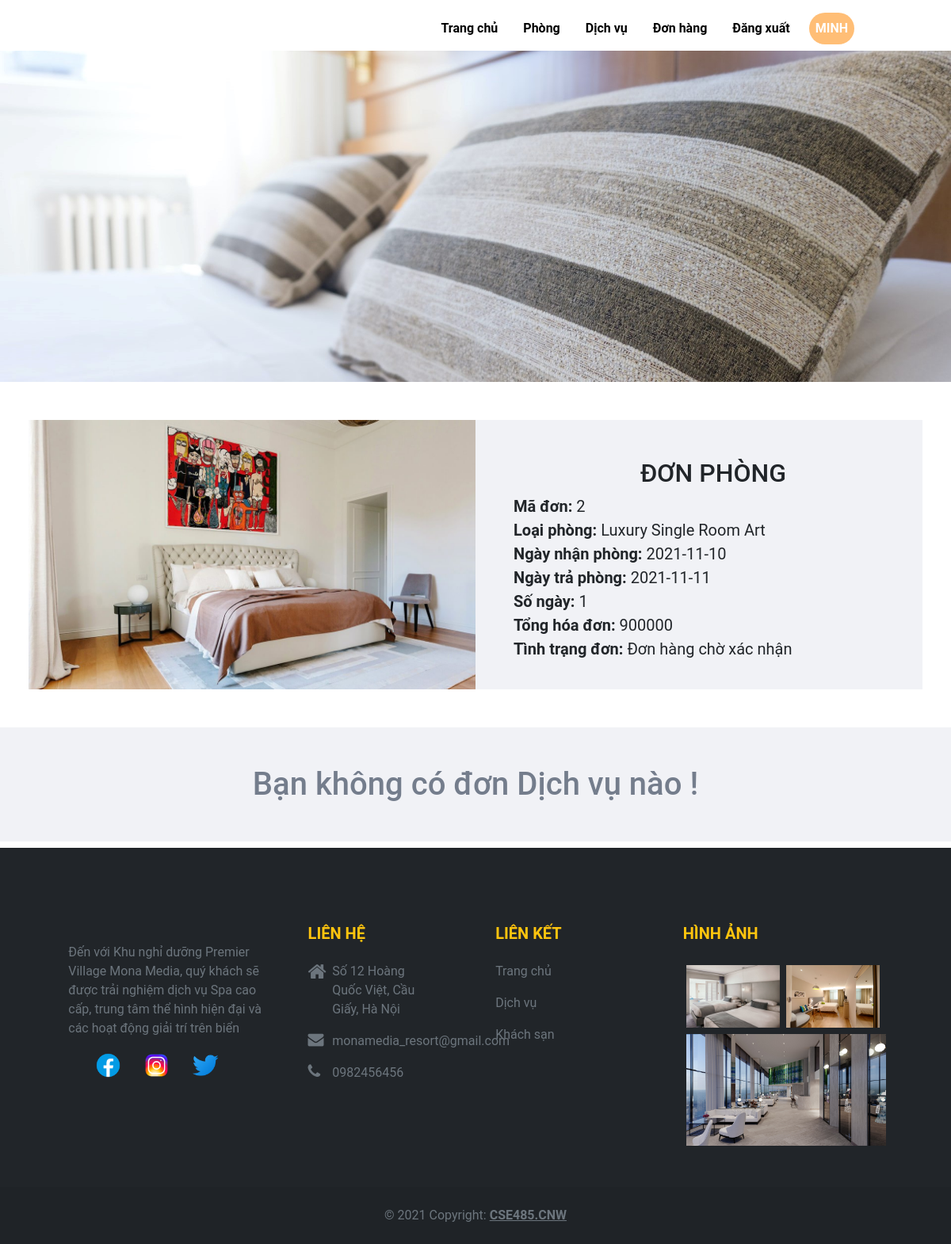
Screenshot of /src/hotel_booking/user/cus-order.php (signed in) with the database file from the repository.
### tables this page shows
CREATE TABLE `tb_order_rooms` (
  `ordroom_id` int(10) UNSIGNED NOT NULL,
  `ordroom_total` int(10) NOT NULL,
  `ordroom_total_day` int(10) NOT NULL,
  `ordroom_start` date NOT NULL,
  `ordroom_end` date NOT NULL,
  `ordroom_status` tinyint(1) NOT NULL DEFAULT '0',
  `room_id` int(10) UNSIGNED DEFAULT NULL,
  `cus_id` int(10) UNSIGNED DEFAULT NULL
);

CREATE TABLE `tb_rooms` (
  `room_id` int(10) UNSIGNED NOT NULL,
  `room_type` varchar(50) NOT NULL,
  `room_size` varchar(10) NOT NULL,
  `room_description` varchar(255) NOT NULL,
  `room_price` int(11) NOT NULL,
  `room_amount_people` int(10) NOT NULL,
  `room_image` varchar(255) NOT NULL
);

### src/hotel_booking/user/cus-order.php (the view, shortened to what this page needs)
<?php
    include ('header.php');
    include ('../config.php');
?>
    <main>
        <div class="header-inner">
            <img src="../images/show-order1.jpg" class="d-block w-100 h-100" alt="">
        </div>
            <?php
            if(isset($_SESSION['loginUserOK'])){
            $id = $_SESSION['idCus'];}
            $sql = "SELECT o.ordroom_id,o.ordroom_total,o.ordroom_total_day,o.ordroom_start,o.ordroom_end,o.ordroom_status,r.room_type,r.room_image
            FROM  tb_order_rooms o ,tb_rooms r
            WHERE  o.room_id = r.room_id AND o.cus_id =$id";
            $result = mysqli_query($conn,$sql);
                if(mysqli_num_rows($result)>0){
                    while($row=mysqli_fetch_assoc($result)){
                        $ordroom_id=$row['ordroom_id'];
                        $room_type=$row['room_type'];
                        $ordroom_start=$row['ordroom_start'];
                        $ordroom_end=$row['ordroom_end'];
                        $ordroom_total_day=$row['ordroom_total_day'];
                        $ordroom_total=$row['ordroom_total'];
                        $ordroom_status=$row['ordroom_status'];
                        $room_image =$row['room_image'];
            ?>
            <div class = "container-fluid p-5">
                <div class = "row">
                    <div class="col-6 px-0">
                        <?php
                            if($room_image == ""){
                                echo "<div class='error'>Image not Available.</div>";
                            }else{
                                echo '<img src="../images/'.$room_image.'" alt="" class = "img-fluid "> ';
                            }
                        ?>
                    </div>
                    <div class="col-6 ps-5" style="background-color:#f1f2f6;">
                        <div>
                            <h2 class="text-center pt-5">ĐƠN PHÒNG</h2>
                        </div>
                        <div class="fs-5 px-0">
                            <label for="" class="fw-bold">Mã đơn: </label> <?php echo $ordroom_id;?><br />
                            <label for="" class="fw-bold">Loại phòng: </label> <?php echo $room_type;?><br />
                            <label for="" class="fw-bold">Ngày nhận phòng: </label> <?php echo $ordroom_start;?><br />
                            <label for="" class="fw-bold">Ngày trả phòng: </label> <?php echo $ordroom_end;?><br />
                            <label for="" class="fw-bold">Số ngày: </label> <?php echo $ordroom_total_day;?><br />
                            <label for="" class="fw-bold">Tổng hóa đơn: </label> <?php echo $ordroom_total;?><br />
                            <?php
                                if($ordroom_status){
                                    echo'<label for="" class="fw-bold">Tình trạng đơn: </label> Đơn hàng đã xác nhận<br />';
                                }else{
                                    echo'<label for="" class="fw-bold">Tình trạng đơn:</label> Đơn hàng chờ xác nhận<br />';
                                }
                            ?>
                        </div>
                    </div>
                </div>
            </div>
            <?php }}else{
                echo'<h1 for="" class=" text-center p-5 mb-0" style="background-color:#f1f2f6; color:#747d8c;">Bạn không có đơn Phòng nào !</h1>';
            } ?>
            <?php
            if(isset($_SESSION['loginUserOK'])){
            $id = $_SESSION['idCus'];}
            $sql = "SELECT o.ordser_id,o.ordser_total,o.ordser_total_day,o.ordser_start,o.ordser_end,o.ordser_status,s.ser_name,s.ser_image
            FROM  tb_order_services o ,tb_services s
            WHERE  o.ser_id = s.ser_id AND o.cus_id =$id";
            $result = mysqli_query($conn,$sql);
                if(mysqli_num_rows($result)>0){
                    while($row=mysqli_fetch_assoc($result)){
                        $ordser_id=$row['ordser_id'];
                        $ser_name=$row['ser_name'];
                        $ordser_start=$row['ordser_start'];
                        $ordser_end=$row['ordser_end'];
                        $ordser_total_day=$row['ordser_total_day'];
                        $ordser_total=$row['ordser_total'];
                        $ordser_status=$row['ordser_status'];
                        $ser_image =$row['ser_image'];
            ?>
            <div class = "container-fluid p-5">
                <div class = "row">
                    <div class="col-6 px-0">
                        <?php
                            if($room_image == ""){
                                echo "<div class='error'>Image not Available.</div>";
                            }else{
                                echo '<img src="../images/'.$ser_image.'" alt="" class = "img-fluid "> ';
                            }
                        ?>
                    </div>
                    <div class="col-6 ps-5" style="background-color:#f1f2f6;">
                        <div>
                            <h2 class="text-center pt-5">ĐƠN DICH VỤ</h2>
                        </div>
                        <div class="fs-5 px-0">
                            <label for="" class="fw-bold">Mã đơn: </label> <?php echo $ordser_id;?><br />
                            <label for="" class="fw-bold">Tên dịch vụ: </label> <?php echo $ser_name;?><br />
                            <label for="" class="fw-bold">Ngày nhận phòng: </label> <?php echo $ordser_start;?><br />
                            <label for="" class="fw-bold">Ngày trả phòng: </label> <?php echo $ordser_end;?><br />
                            <label for="" class="fw-bold">Số ngày: </label> <?php echo $ordser_total_day;?><br />
                            <label for="" class="fw-bold">Tổng hóa đơn: </label> <?php echo $ordser_total;?><br />
                            <?php
                                if($ordser_status){
                                    echo'<label for="" class="fw-bold">Tình trạng đơn: </label> Đơn hàng đã xác nhận<br />';
                                }else{
                                    echo'<label for="" class="fw-bold">Tình trạng đơn:</label> Đơn hàng chờ xác nhận<br />';
                                }
                            ?>
                        </div>
                    </div>
                </div>
            </div>
            <?php }}else{
                echo'<h1 for="" class="text-center p-5" style="background-color:#f1f2f6;color:#747d8c;">Bạn không có đơn Dịch vụ nào !</h1>';
            } ?>
    </main>
<?php
    include('footer.php');
?>

### src/hotel_booking/css/style.css (style rules this page uses)
body { font-family: 'Roboto' , sans-serif; margin: 0; padding: 0; }

### rows the page displays
tb_order_rooms: room.room_image (picture), ordroom_id "2", room.room_type "Luxury Single Room Art", ordroom_start "2021-11-10", ordroom_end "2021-11-11", ordroom_total_day "1", ordroom_total "900000", shows "Tình trạng đơn:", ordroom_status "Đơn hàng chờ xác nhận"

### other values shown
$_SESSION['loginUserOK'] "MINH"
